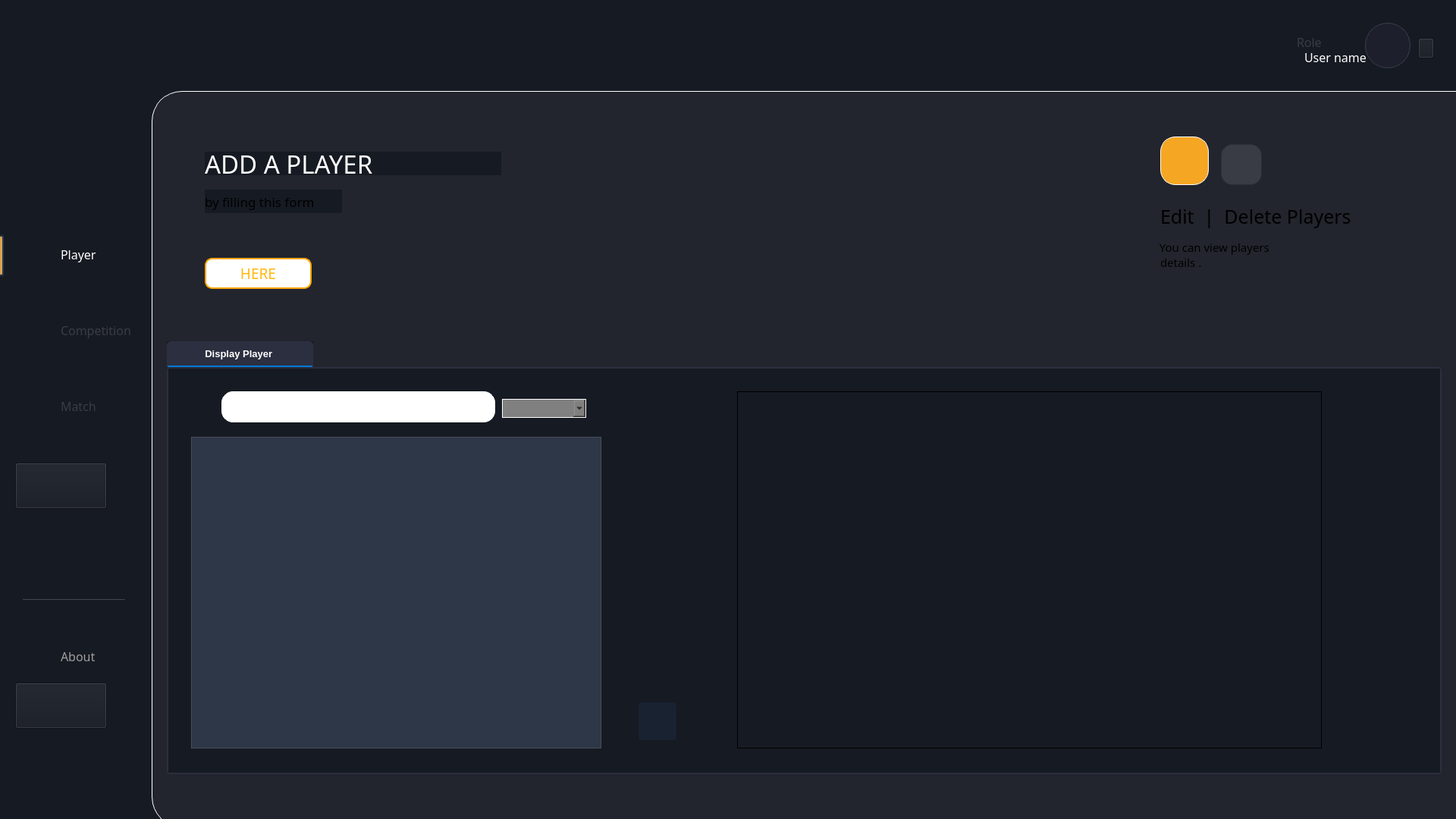
<?xml version="1.0" encoding="UTF-8"?>
<ui version="4.0">
 <class>playerwindow</class>
 <widget class="QWidget" name="MainWindow">
  <property name="geometry">
   <rect>
    <x>0</x>
    <y>0</y>
    <width>1920</width>
    <height>1080</height>
   </rect>
  </property>
  <property name="font">
   <font>
    <pointsize>10</pointsize>
   </font>
  </property>
  <property name="windowTitle">
   <string>MainWindow</string>
  </property>
  <property name="styleSheet">
   <string notr="true">background-color: #161A22;</string>
  </property>
  <widget class="QWidget" name="centralwidget" native="true">
   <property name="geometry">
    <rect>
     <x>0</x>
     <y>0</y>
     <width>2051</width>
     <height>1101</height>
    </rect>
   </property>
   <widget class="QLabel" name="label_17">
    <property name="geometry">
     <rect>
      <x>1110</x>
      <y>40</y>
      <width>30</width>
      <height>30</height>
     </rect>
    </property>
    <property name="styleSheet">
     <string notr="true">background-color:transparent;</string>
    </property>
    <property name="text">
     <string/>
    </property>
    <property name="pixmap">
     <pixmap>../../../Pictures/proj QT/user.png</pixmap>
    </property>
    <property name="scaledContents">
     <bool>true</bool>
    </property>
   </widget>
   <widget class="QTabWidget" name="tabWidget">
    <property name="geometry">
     <rect>
      <x>220</x>
      <y>450</y>
      <width>1681</width>
      <height>571</height>
     </rect>
    </property>
    <property name="layoutDirection">
     <enum>Qt::LayoutDirection::LeftToRight</enum>
    </property>
    <property name="styleSheet">
     <string notr="true">QTabWidget::pane {
    border: 2px solid #2c2f3f;
    background: #1e1f29;
    border-radius: 5px;
}

QTabBar::tab {
    background: #1e1f29;
    color: #ffffff;
    padding: 8px 16px;
    border: 1px solid #2c2f3f;
    border-top-left-radius: 5px;
    border-top-right-radius: 5px;
}

QTabBar::tab:selected {
    background: #2c2f3f;
    color: #ffffff;
    font-weight: bold;
    border-bottom: 2px solid #0078d7;
}

QTabBar::tab:hover {
    background: #323546;
    color: #ffffff;
}

QTabBar::tab:!selected {
    margin-top: 2px;
}
</string>
    </property>
    <property name="currentIndex">
     <number>0</number>
    </property>
    <widget class="QWidget" name="tab_4">
     <attribute name="title">
      <string>          Display Player           </string>
     </attribute>
     <widget class="QTableWidget" name="tableWidget">
      <property name="geometry">
       <rect>
        <x>30</x>
        <y>90</y>
        <width>541</width>
        <height>411</height>
       </rect>
      </property>
      <property name="styleSheet">
       <string notr="true">/* Style for the tableWidget */
QTableWidget {
    background-color: #2D3748; /* Dark background matching the app */
    color: #FFFFFF; /* White text for readability */
    border: 1px solid #4A4E58; /* Subtle border matching button hover color */
    gridline-color: #4A4E58; /* Subtle grid lines */
}

/* Style for table items */
QTableWidget::item {
    border: 1px solid #4A4E58; /* Subtle cell borders */
    padding: 5px; /* Spacing inside cells */
}

/* Alternating row colors */
QTableWidget::item:nth-child(even) {
    background-color: #2D3748; /* Darker shade for even rows */
}

QTableWidget::item:nth-child(odd) {
    background-color: #394252; /* Slightly lighter shade for odd rows */
}

/* Hover effect for rows */
QTableWidget::item:hover {
    background-color: #4A4E58; /* Lighter shade on hover */
}

/* Style for the header */
QHeaderView::section {
    background-color: #F5A623; /* Accent color for header */
    color: #1A2633; /* Dark text for contrast */
    font-weight: bold; /* Bold header text */
    border: 1px solid #4A4E58; /* Border to match table */
    padding: 5px; /* Spacing inside header */
}

/* Remove selection background */
QTableWidget::item:selected {
    background-color: #4A4E58; /* Same as hover to avoid clashing */
    color: #FFFFFF; /* Keep text white */
}</string>
      </property>
     </widget>
     <widget class="QPushButton" name="buttonViewDetails">
      <property name="geometry">
       <rect>
        <x>620</x>
        <y>440</y>
        <width>50</width>
        <height>50</height>
       </rect>
      </property>
      <property name="styleSheet">
       <string notr="true">background-color: #192231;
border-radius: 5px ;</string>
      </property>
      <property name="text">
       <string/>
      </property>
      <property name="icon">
       <iconset resource="../images.qrc">
        <normaloff>:/playerimg/compType.png</normaloff>:/playerimg/compType.png</iconset>
      </property>
      <property name="iconSize">
       <size>
        <width>25</width>
        <height>25</height>
       </size>
      </property>
     </widget>
     <widget class="QFrame" name="formFrame">
      <property name="geometry">
       <rect>
        <x>750</x>
        <y>30</y>
        <width>771</width>
        <height>471</height>
       </rect>
      </property>
      <property name="frameShape">
       <enum>QFrame::Shape::Box</enum>
      </property>
      <layout class="QFormLayout" name="formLayout"/>
     </widget>
     <widget class="QComboBox" name="comboBoxTri">
      <property name="geometry">
       <rect>
        <x>440</x>
        <y>40</y>
        <width>111</width>
        <height>25</height>
       </rect>
      </property>
      <property name="styleSheet">
       <string notr="true">background-color: grey;
    border: 1px solid white; /* Subtle blue-gray border */
    border-radius: 15px;
color : black;
</string>
      </property>
     </widget>
     <widget class="QLineEdit" name="lineEdit_10">
      <property name="geometry">
       <rect>
        <x>70</x>
        <y>30</y>
        <width>361</width>
        <height>41</height>
       </rect>
      </property>
      <property name="styleSheet">
       <string notr="true">background-color: rgb(255, 255, 255);
    border: 1px solid white; /* Subtle blue-gray border */
    border-radius: 15px;
color: rgb(24, 24, 24);
</string>
      </property>
     </widget>
     <widget class="QLabel" name="label_25">
      <property name="geometry">
       <rect>
        <x>40</x>
        <y>10</y>
        <width>44</width>
        <height>44</height>
       </rect>
      </property>
      <property name="styleSheet">
       <string notr="true">background-color: transparent;
</string>
      </property>
      <property name="text">
       <string/>
      </property>
      <property name="pixmap">
       <pixmap resource="../images.qrc">:/img/search.png</pixmap>
      </property>
      <property name="scaledContents">
       <bool>true</bool>
      </property>
      <property name="indent">
       <number>-1</number>
      </property>
     </widget>
     <zorder>tableWidget</zorder>
     <zorder>buttonViewDetails</zorder>
     <zorder>formFrame</zorder>
     <zorder>lineEdit_10</zorder>
     <zorder>comboBoxTri</zorder>
     <zorder>label_25</zorder>
    </widget>
   </widget>
   <widget class="QWidget" name="widget_2" native="true">
    <property name="geometry">
     <rect>
      <x>200</x>
      <y>120</y>
      <width>1851</width>
      <height>971</height>
     </rect>
    </property>
    <property name="styleSheet">
     <string notr="true">background-color: #22252D;
border-radius:40px;
border: 1px solid #FFFFFF; /* Subtle blue-gray border */
</string>
    </property>
   </widget>
   <widget class="QLabel" name="dashboard_4">
    <property name="geometry">
     <rect>
      <x>80</x>
      <y>620</y>
      <width>61</width>
      <height>31</height>
     </rect>
    </property>
    <property name="font">
     <font>
      <family>Franklin Gothic Book</family>
      <pointsize>12</pointsize>
      <bold>false</bold>
     </font>
    </property>
    <property name="styleSheet">
     <string notr="true">background-color: transparent;
color:#393C44;</string>
    </property>
    <property name="text">
     <string>Team</string>
    </property>
   </widget>
   <widget class="QLabel" name="label_3">
    <property name="geometry">
     <rect>
      <x>30</x>
      <y>320</y>
      <width>35</width>
      <height>35</height>
     </rect>
    </property>
    <property name="styleSheet">
     <string notr="true">background-color: transparent;</string>
    </property>
    <property name="text">
     <string/>
    </property>
    <property name="pixmap">
     <pixmap resource="../images.qrc">:/img/Group 1.png</pixmap>
    </property>
    <property name="scaledContents">
     <bool>true</bool>
    </property>
   </widget>
   <widget class="QLabel" name="label_15">
    <property name="geometry">
     <rect>
      <x>30</x>
      <y>520</y>
      <width>34</width>
      <height>32</height>
     </rect>
    </property>
    <property name="styleSheet">
     <string notr="true">background-color: transparent;</string>
    </property>
    <property name="text">
     <string/>
    </property>
    <property name="pixmap">
     <pixmap resource="../images.qrc">:/img/Group 3.png</pixmap>
    </property>
    <property name="scaledContents">
     <bool>true</bool>
    </property>
   </widget>
   <widget class="QLabel" name="dashboard_3">
    <property name="geometry">
     <rect>
      <x>80</x>
      <y>520</y>
      <width>71</width>
      <height>31</height>
     </rect>
    </property>
    <property name="font">
     <font>
      <family>Franklin Gothic Book</family>
      <pointsize>12</pointsize>
     </font>
    </property>
    <property name="styleSheet">
     <string notr="true">background-color: transparent;
color:#393C44;</string>
    </property>
    <property name="text">
     <string>Match</string>
    </property>
   </widget>
   <widget class="QLabel" name="dashboard_2">
    <property name="geometry">
     <rect>
      <x>80</x>
      <y>320</y>
      <width>71</width>
      <height>31</height>
     </rect>
    </property>
    <property name="font">
     <font>
      <family>Franklin Gothic Book</family>
      <pointsize>12</pointsize>
     </font>
    </property>
    <property name="styleSheet">
     <string notr="true">background-color: transparent;
color:white;</string>
    </property>
    <property name="text">
     <string>Player</string>
    </property>
   </widget>
   <widget class="QLabel" name="dashboard_7">
    <property name="geometry">
     <rect>
      <x>80</x>
      <y>420</y>
      <width>131</width>
      <height>31</height>
     </rect>
    </property>
    <property name="font">
     <font>
      <family>Franklin Gothic Book</family>
      <pointsize>12</pointsize>
     </font>
    </property>
    <property name="styleSheet">
     <string notr="true">background-color: transparent;
color:#393C44;</string>
    </property>
    <property name="text">
     <string>Competition</string>
    </property>
   </widget>
   <widget class="QLabel" name="label_6">
    <property name="geometry">
     <rect>
      <x>30</x>
      <y>620</y>
      <width>28</width>
      <height>29</height>
     </rect>
    </property>
    <property name="styleSheet">
     <string notr="true">background-color: transparent;</string>
    </property>
    <property name="text">
     <string/>
    </property>
    <property name="pixmap">
     <pixmap resource="../images.qrc">:/img/Group 2.png</pixmap>
    </property>
    <property name="scaledContents">
     <bool>true</bool>
    </property>
   </widget>
   <widget class="Line" name="line_2">
    <property name="geometry">
     <rect>
      <x>-10</x>
      <y>310</y>
      <width>15</width>
      <height>54</height>
     </rect>
    </property>
    <property name="styleSheet">
     <string notr="true">QFrame#line_2 {
    background-color: #D8A353; /* Match the exact background color */
    border: 2px solid #2D3748; /* Darker border to contrast with background */
    border-radius: 3px;
}</string>
    </property>
    <property name="orientation">
     <enum>Qt::Orientation::Vertical</enum>
    </property>
   </widget>
   <widget class="QLabel" name="label">
    <property name="geometry">
     <rect>
      <x>50</x>
      <y>30</y>
      <width>85</width>
      <height>85</height>
     </rect>
    </property>
    <property name="text">
     <string/>
    </property>
    <property name="pixmap">
     <pixmap resource="../images.qrc">:/img/logo_football.png</pixmap>
    </property>
    <property name="scaledContents">
     <bool>true</bool>
    </property>
   </widget>
   <widget class="QLabel" name="label_5">
    <property name="geometry">
     <rect>
      <x>30</x>
      <y>420</y>
      <width>27</width>
      <height>27</height>
     </rect>
    </property>
    <property name="styleSheet">
     <string notr="true">background-color: transparent;</string>
    </property>
    <property name="text">
     <string/>
    </property>
    <property name="pixmap">
     <pixmap resource="../images.qrc">:/img/Vector.png</pixmap>
    </property>
    <property name="scaledContents">
     <bool>true</bool>
    </property>
   </widget>
   <widget class="QLabel" name="label_4">
    <property name="geometry">
     <rect>
      <x>220</x>
      <y>10</y>
      <width>1200</width>
      <height>521</height>
     </rect>
    </property>
    <property name="styleSheet">
     <string notr="true">background-color:transparent;</string>
    </property>
    <property name="text">
     <string/>
    </property>
    <property name="pixmap">
     <pixmap resource="../images.qrc">:/playerimg/addPIC.png</pixmap>
    </property>
    <property name="scaledContents">
     <bool>true</bool>
    </property>
   </widget>
   <widget class="QLabel" name="label_16">
    <property name="geometry">
     <rect>
      <x>660</x>
      <y>66</y>
      <width>480</width>
      <height>381</height>
     </rect>
    </property>
    <property name="styleSheet">
     <string notr="true">background-color:transparent;</string>
    </property>
    <property name="text">
     <string/>
    </property>
    <property name="pixmap">
     <pixmap resource="../images.qrc">:/playerimg/hannibal.png</pixmap>
    </property>
    <property name="scaledContents">
     <bool>true</bool>
    </property>
   </widget>
   <widget class="QLabel" name="label_18">
    <property name="geometry">
     <rect>
      <x>270</x>
      <y>200</y>
      <width>391</width>
      <height>31</height>
     </rect>
    </property>
    <property name="font">
     <font>
      <family>Speedo</family>
      <pointsize>25</pointsize>
      <bold>false</bold>
     </font>
    </property>
    <property name="styleSheet">
     <string notr="true">color:white;</string>
    </property>
    <property name="text">
     <string>ADD A PLAYER</string>
    </property>
   </widget>
   <widget class="QLabel" name="label_20">
    <property name="geometry">
     <rect>
      <x>270</x>
      <y>250</y>
      <width>181</width>
      <height>31</height>
     </rect>
    </property>
    <property name="font">
     <font>
      <family>Arial Nova</family>
      <pointsize>13</pointsize>
      <bold>false</bold>
     </font>
    </property>
    <property name="text">
     <string>by filling this form</string>
    </property>
   </widget>
   <widget class="QPushButton" name="pushButton_2">
    <property name="geometry">
     <rect>
      <x>270</x>
      <y>340</y>
      <width>141</width>
      <height>41</height>
     </rect>
    </property>
    <property name="font">
     <font>
      <family>HP Simplified Jpan</family>
      <pointsize>14</pointsize>
     </font>
    </property>
    <property name="styleSheet">
     <string notr="true">
QPushButton#pushButton_2 {
border: 2px solid orange; /* Subtle white border */
border-radius: 10px;
background-color: rgb(255, 255, 255);
color: rgb(255, 184, 19);
}
QPushButton#pushButton_2:hover {
    background-color: #ebebeb; /* Lighter shade on hover */

}

QPushButton#pushButton_2:pressed {
    background-color: #ffe9c6; /* Darker shade when pressed */

}</string>
    </property>
    <property name="text">
     <string>HERE</string>
    </property>
   </widget>
   <widget class="Line" name="line">
    <property name="geometry">
     <rect>
      <x>30</x>
      <y>790</y>
      <width>135</width>
      <height>1</height>
     </rect>
    </property>
    <property name="styleSheet">
     <string notr="true">background-color: #393C44;</string>
    </property>
    <property name="orientation">
     <enum>Qt::Orientation::Horizontal</enum>
    </property>
   </widget>
   <widget class="QLabel" name="dashboard_5">
    <property name="geometry">
     <rect>
      <x>80</x>
      <y>850</y>
      <width>71</width>
      <height>31</height>
     </rect>
    </property>
    <property name="font">
     <font>
      <family>Franklin Gothic Book</family>
      <pointsize>12</pointsize>
     </font>
    </property>
    <property name="styleSheet">
     <string notr="true">background-color: transparent;
color: rgb(158, 158, 158);</string>
    </property>
    <property name="text">
     <string>About</string>
    </property>
   </widget>
   <widget class="QLabel" name="dashboard_6">
    <property name="geometry">
     <rect>
      <x>80</x>
      <y>920</y>
      <width>71</width>
      <height>31</height>
     </rect>
    </property>
    <property name="font">
     <font>
      <family>Franklin Gothic Book</family>
      <pointsize>12</pointsize>
     </font>
    </property>
    <property name="styleSheet">
     <string notr="true">background-color: transparent;
color: rgb(158, 158, 158);</string>
    </property>
    <property name="text">
     <string>Log Out</string>
    </property>
   </widget>
   <widget class="QLabel" name="label_19">
    <property name="geometry">
     <rect>
      <x>30</x>
      <y>920</y>
      <width>28</width>
      <height>29</height>
     </rect>
    </property>
    <property name="styleSheet">
     <string notr="true">background-color: transparent;</string>
    </property>
    <property name="text">
     <string/>
    </property>
    <property name="pixmap">
     <pixmap resource="../images.qrc">:/img/logout.png</pixmap>
    </property>
    <property name="scaledContents">
     <bool>true</bool>
    </property>
   </widget>
   <widget class="QLabel" name="label_21">
    <property name="geometry">
     <rect>
      <x>30</x>
      <y>850</y>
      <width>28</width>
      <height>29</height>
     </rect>
    </property>
    <property name="styleSheet">
     <string notr="true">background-color: transparent;</string>
    </property>
    <property name="text">
     <string/>
    </property>
    <property name="pixmap">
     <pixmap resource="../images.qrc">:/teamimg/language.png</pixmap>
    </property>
    <property name="scaledContents">
     <bool>true</bool>
    </property>
   </widget>
   <widget class="QLabel" name="label_22">
    <property name="geometry">
     <rect>
      <x>1800</x>
      <y>30</y>
      <width>60</width>
      <height>60</height>
     </rect>
    </property>
    <property name="styleSheet">
     <string notr="true">background-color: transparent;</string>
    </property>
    <property name="text">
     <string/>
    </property>
    <property name="pixmap">
     <pixmap resource="../images.qrc">:/teamimg/Layer 2.png</pixmap>
    </property>
    <property name="scaledContents">
     <bool>true</bool>
    </property>
   </widget>
   <widget class="QLabel" name="dashboard_8">
    <property name="geometry">
     <rect>
      <x>1710</x>
      <y>40</y>
      <width>71</width>
      <height>31</height>
     </rect>
    </property>
    <property name="font">
     <font>
      <family>Franklin Gothic Book</family>
      <pointsize>12</pointsize>
     </font>
    </property>
    <property name="styleSheet">
     <string notr="true">background-color: transparent;
color:#393C44;</string>
    </property>
    <property name="text">
     <string>Role</string>
    </property>
   </widget>
   <widget class="QLabel" name="dashboard_9">
    <property name="geometry">
     <rect>
      <x>1720</x>
      <y>60</y>
      <width>81</width>
      <height>31</height>
     </rect>
    </property>
    <property name="font">
     <font>
      <family>Franklin Gothic Book</family>
      <pointsize>12</pointsize>
      <bold>false</bold>
     </font>
    </property>
    <property name="styleSheet">
     <string notr="true">background-color: transparent;
color:white;</string>
    </property>
    <property name="text">
     <string>User name</string>
    </property>
   </widget>
   <widget class="QLabel" name="label_23">
    <property name="geometry">
     <rect>
      <x>1870</x>
      <y>60</y>
      <width>16</width>
      <height>10</height>
     </rect>
    </property>
    <property name="styleSheet">
     <string notr="true">background-color: transparent;</string>
    </property>
    <property name="text">
     <string/>
    </property>
    <property name="pixmap">
     <pixmap resource="../images.qrc">:/img/Vectorrrr.png</pixmap>
    </property>
    <property name="scaledContents">
     <bool>true</bool>
    </property>
   </widget>
   <widget class="QLabel" name="label_24">
    <property name="geometry">
     <rect>
      <x>1510</x>
      <y>140</y>
      <width>391</width>
      <height>325</height>
     </rect>
    </property>
    <property name="styleSheet">
     <string notr="true">background-color:transparent;</string>
    </property>
    <property name="text">
     <string/>
    </property>
    <property name="pixmap">
     <pixmap resource="../images.qrc">:/playerimg/rectDD.png</pixmap>
    </property>
    <property name="scaledContents">
     <bool>true</bool>
    </property>
   </widget>
   <widget class="QPushButton" name="buttonModify">
    <property name="geometry">
     <rect>
      <x>1530</x>
      <y>180</y>
      <width>64</width>
      <height>64</height>
     </rect>
    </property>
    <property name="styleSheet">
     <string notr="true">/* Style for the ButtonModify */
QPushButton#buttonModify {
    background-color: #F5A623; /* Original background color */
    color: #1A2633; /* Dark blue text */
    border: 1px solid white; /* Subtle white border */
    border-radius: 20px;
    min-width: 62px;
    min-height: 62px;
    
}

QPushButton#buttonModify:hover {
    background-color: #ffdba2; /* Lighter shade on hover */
    min-width: 70px; /* Slight size increase */
    min-height: 70px;
    
}

QPushButton#buttonModify:pressed {
    background-color: #d68f1e; /* Darker shade when pressed */
    min-width: 62px; /* Original size */
    min-height: 62px;
   
}</string>
    </property>
    <property name="text">
     <string/>
    </property>
    <property name="icon">
     <iconset resource="../images.qrc">
      <normaloff>:/playerimg/pencil.png</normaloff>:/playerimg/pencil.png</iconset>
    </property>
    <property name="iconSize">
     <size>
      <width>42</width>
      <height>42</height>
     </size>
    </property>
   </widget>
   <widget class="QPushButton" name="pushButton_3">
    <property name="geometry">
     <rect>
      <x>1610</x>
      <y>190</y>
      <width>54</width>
      <height>54</height>
     </rect>
    </property>
    <property name="styleSheet">
     <string notr="true">/* Style for the pushButton_5 */
QPushButton#pushButton_3 {
    background-color: #393C44; /* Original background color */
    color: #FFFFFF; /* White text for contrast */
    border: 1px solid #2c2f35; /* Subtle white border */
    border-radius: 15px;
    min-width: 52px;
    min-height: 52px;
   
}

QPushButton#pushButton_3:hover {
    background-color: #4A4E58; /* Lighter shade on hover */
    min-width: 60px; /* Slight size increase */
    min-height: 60px;
    
}

QPushButton#pushButton_3:pressed {
    background-color: #2D3037; /* Darker shade when pressed */
    min-width: 52px; /* Original size */
    min-height: 52px;
    
}</string>
    </property>
    <property name="text">
     <string/>
    </property>
    <property name="icon">
     <iconset resource="../images.qrc">
      <normaloff>:/playerimg/delete.png</normaloff>:/playerimg/delete.png</iconset>
    </property>
    <property name="iconSize">
     <size>
      <width>27</width>
      <height>27</height>
     </size>
    </property>
   </widget>
   <widget class="QLabel" name="label_26">
    <property name="geometry">
     <rect>
      <x>1530</x>
      <y>270</y>
      <width>531</width>
      <height>31</height>
     </rect>
    </property>
    <property name="font">
     <font>
      <family>Impact</family>
      <pointsize>19</pointsize>
      <bold>false</bold>
     </font>
    </property>
    <property name="styleSheet">
     <string notr="true">background-color: transparent;
cloro:white;</string>
    </property>
    <property name="text">
     <string>Edit  |  Delete Players</string>
    </property>
   </widget>
   <widget class="QLabel" name="label_27">
    <property name="geometry">
     <rect>
      <x>1525</x>
      <y>310</y>
      <width>331</width>
      <height>31</height>
     </rect>
    </property>
    <property name="font">
     <font>
      <family>Arial Nova</family>
      <pointsize>11</pointsize>
      <bold>false</bold>
     </font>
    </property>
    <property name="styleSheet">
     <string notr="true">background-color: transparent;</string>
    </property>
    <property name="text">
     <string> You can view players</string>
    </property>
   </widget>
   <widget class="QLabel" name="label_28">
    <property name="geometry">
     <rect>
      <x>1530</x>
      <y>330</y>
      <width>331</width>
      <height>31</height>
     </rect>
    </property>
    <property name="font">
     <font>
      <family>Arial Nova</family>
      <pointsize>11</pointsize>
      <bold>false</bold>
     </font>
    </property>
    <property name="styleSheet">
     <string notr="true">background-color: transparent;</string>
    </property>
    <property name="text">
     <string>details .</string>
    </property>
   </widget>
   <widget class="QPushButton" name="userbutton">
    <property name="geometry">
     <rect>
      <x>1870</x>
      <y>50</y>
      <width>21</width>
      <height>27</height>
     </rect>
    </property>
    <property name="styleSheet">
     <string notr="true">background: linear-gradient(45deg, #0288D1 0%, #03A9F4 100%);
border-radius: 30px;
transition: background 0.3s, transform 0.2s;
}
QPushButton:hover {
 background: linear-gradient(45deg, #03A9F4 0%, #4FC3F7 100%);
 transform: scale(1.1);
}
QPushButton:pressed {
 background: linear-gradient(45deg, #01579B 0%, #0288D1 100%);
 transform: scale(0.9);
}</string>
    </property>
    <property name="text">
     <string/>
    </property>
    <property name="icon">
     <iconset>
      <normaloff>:/images/logout.png</normaloff>:/images/logout.png</iconset>
    </property>
    <property name="iconSize">
     <size>
      <width>40</width>
      <height>40</height>
     </size>
    </property>
   </widget>
   <widget class="QPushButton" name="logout">
    <property name="geometry">
     <rect>
      <x>20</x>
      <y>900</y>
      <width>121</width>
      <height>61</height>
     </rect>
    </property>
    <property name="styleSheet">
     <string notr="true">background: linear-gradient(45deg, #0288D1 0%, #03A9F4 100%);
border-radius: 30px;
transition: background 0.3s, transform 0.2s;
}
QPushButton:hover {
 background: linear-gradient(45deg, #03A9F4 0%, #4FC3F7 100%);
 transform: scale(1.1);
}
QPushButton:pressed {
 background: linear-gradient(45deg, #01579B 0%, #0288D1 100%);
 transform: scale(0.9);
}</string>
    </property>
    <property name="text">
     <string/>
    </property>
    <property name="icon">
     <iconset>
      <normaloff>:/images/logout.png</normaloff>:/images/logout.png</iconset>
    </property>
    <property name="iconSize">
     <size>
      <width>40</width>
      <height>40</height>
     </size>
    </property>
   </widget>
   <widget class="QPushButton" name="teamButton">
    <property name="geometry">
     <rect>
      <x>20</x>
      <y>610</y>
      <width>121</width>
      <height>61</height>
     </rect>
    </property>
    <property name="styleSheet">
     <string notr="true">background: linear-gradient(45deg, #0288D1 0%, #03A9F4 100%);
border-radius: 30px;
transition: background 0.3s, transform 0.2s;
}
QPushButton:hover {
 background: linear-gradient(45deg, #03A9F4 0%, #4FC3F7 100%);
 transform: scale(1.1);
}
QPushButton:pressed {
 background: linear-gradient(45deg, #01579B 0%, #0288D1 100%);
 transform: scale(0.9);
}</string>
    </property>
    <property name="text">
     <string/>
    </property>
    <property name="icon">
     <iconset>
      <normaloff>:/images/logout.png</normaloff>:/images/logout.png</iconset>
    </property>
    <property name="iconSize">
     <size>
      <width>40</width>
      <height>40</height>
     </size>
    </property>
   </widget>
   <widget class="QLabel" name="currentUserPhotoLabel">
    <property name="geometry">
     <rect>
      <x>1800</x>
      <y>30</y>
      <width>60</width>
      <height>60</height>
     </rect>
    </property>
    <property name="styleSheet">
     <string notr="true">background: #1E1F2D;
border: 1px solid #3A3D4A;
border-radius: 	30px;
box-shadow: 0 4px 10px rgba(0, 0, 0, 0.2);</string>
    </property>
    <property name="text">
     <string/>
    </property>
    <property name="scaledContents">
     <bool>true</bool>
    </property>
   </widget>
   <zorder>label_17</zorder>
   <zorder>widget_2</zorder>
   <zorder>dashboard_4</zorder>
   <zorder>label_3</zorder>
   <zorder>label_15</zorder>
   <zorder>dashboard_3</zorder>
   <zorder>dashboard_2</zorder>
   <zorder>dashboard_7</zorder>
   <zorder>label_6</zorder>
   <zorder>line_2</zorder>
   <zorder>label</zorder>
   <zorder>label_5</zorder>
   <zorder>label_4</zorder>
   <zorder>label_16</zorder>
   <zorder>label_18</zorder>
   <zorder>label_20</zorder>
   <zorder>pushButton_2</zorder>
   <zorder>tabWidget</zorder>
   <zorder>line</zorder>
   <zorder>dashboard_5</zorder>
   <zorder>dashboard_6</zorder>
   <zorder>label_19</zorder>
   <zorder>label_21</zorder>
   <zorder>label_22</zorder>
   <zorder>dashboard_8</zorder>
   <zorder>dashboard_9</zorder>
   <zorder>label_23</zorder>
   <zorder>label_24</zorder>
   <zorder>buttonModify</zorder>
   <zorder>pushButton_3</zorder>
   <zorder>label_26</zorder>
   <zorder>label_27</zorder>
   <zorder>label_28</zorder>
   <zorder>userbutton</zorder>
   <zorder>logout</zorder>
   <zorder>teamButton</zorder>
   <zorder>currentUserPhotoLabel</zorder>
  </widget>
  <widget class="QStatusBar" name="statusbar">
   <property name="geometry">
    <rect>
     <x>0</x>
     <y>0</y>
     <width>20</width>
     <height>22</height>
    </rect>
   </property>
  </widget>
 </widget>
 <resources>
  <include location="../images.qrc"/>
 </resources>
 <connections/>
</ui>
